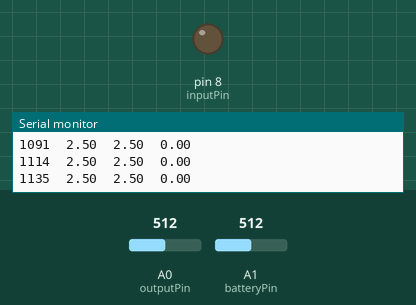
This sketch was run on a simulated Arduino Uno, built with avr-gcc and run on an emulated ATmega328P. Parts: output pins drawn as LEDs (lit = HIGH), the last lines printed to the serial monitor. The test bench sets the inputs (shaded band); at power-on: A1 (batteryPin) = 512, A0 (outputPin) = 512.

Above: at 1.2 s.
1.3 s: A1 (batteryPin) set to 529
At 2.1 s:
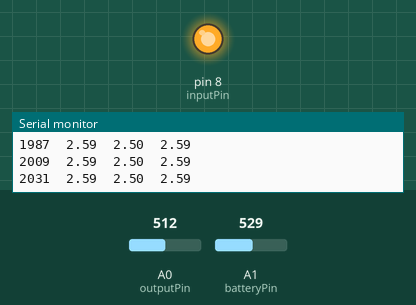
2.8 s: A1 (batteryPin) set to 511
At 3.5 s:
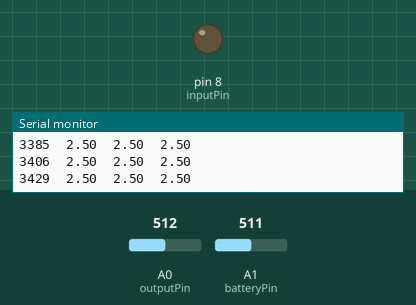
4.3 s: A1 (batteryPin) set to 716
At 4.9 s:
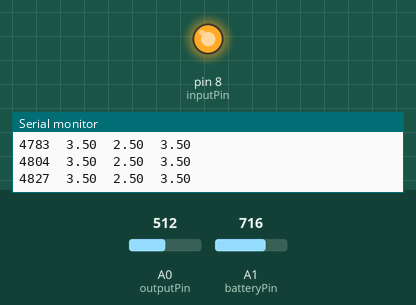
Timing chart, 0 to 7.3 s (numbered marks = the images above; inputs shaded):
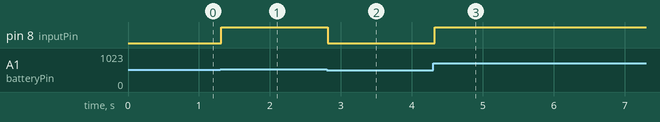

The sketch:

RLC_Complete.ino
```cpp
// Riley Ruckman
// TCES455, Au20
// Project - RLC circuit with unity feedback and PI controller

const int batteryPin = A1;
const int outputPin = A0;
const int inputPin = 8;

double battery, Controller2Input;

//PID constants
double kp = 2.4;
double ki = 24;
double kd = 0;

unsigned long currentTime, previousTime;
double elapsedTime;
double error = 0;
double lastError = 0;
double input, output, Setpoint;
double cumError = 0, rateError = 0;

void setup() {
  // put your setup code here, to run once:
  pinMode(batteryPin, INPUT);
  pinMode(outputPin, INPUT);
  pinMode(inputPin, OUTPUT);
  Serial.begin(9600);

  battery = analogRead(batteryPin) * ((double)5/1023);
  output = analogRead(outputPin) * ((double)5/1023);

  Setpoint = battery;
}

void loop() {
  // put your main code here, to run repeatedly:

  // Reads voltage of battery in Volts
  battery = analogRead(batteryPin) * ((double)5/1023);

  // Sets Setpoint to the current voltage of the battery
  Setpoint = battery;

  // Reads output of RLC circuit in Volts
  output = analogRead(outputPin) * ((double)5/1023);

  // Calculates controller output given the current output of the RLC circuit
  // and the current voltage of the battery
  Controller2Input = computePID(output) * ((double)255/5);
  delay(10); // Give time for computePID() to calculate

  // Saturation Block
  if (Controller2Input < 0) {
    Controller2Input = 0;
  } else if (Controller2Input > battery*((double)255/5)) {
    Controller2Input = battery*((double)255/5);
  }

  // Sends Controller2Input to RLC circuit
  analogWrite(inputPin, Controller2Input);

  // Prints the current execution time in milliseconds
  Serial.print(millis()); Serial.print("\t");
  // Prints voltage of battery in Volts
  Serial.print(battery); Serial.print("\t");
  // Prints output of RLC circuit in Volts
  Serial.print(output); Serial.print("\t");
  // Prints Controller2Input value in Volts
  Serial.print(Controller2Input * ((double)5/255)); Serial.println();
}

// Computes PID output based off input, Setpoint, and the set gain values Kp, Ki, and Kd
double computePID(double inp){

  currentTime = millis();                               // get current time
  elapsedTime = (double)(currentTime - previousTime);   // compute time elapsed from previous computation

  error = Setpoint - inp;                               // determine error
  cumError += error * elapsedTime;                      // compute integral
  rateError = (error - lastError)/elapsedTime;          // compute derivative

  double out = kp*error + ki*cumError + kd*rateError;   // PID output

  lastError = error;                                    // remember current error
  previousTime = currentTime;                           // remember current time

  return out;                                           // have function return the PID output
}
```

Measured:
- the behaviour switches between 513 and 514 on A1 (batteryPin) (found by bisection; images 0 and 1)
- after the input at 1.3 s, pin 8 (inputPin): LOW → HIGH at once
- after the input at 2.8 s, pin 8 (inputPin): HIGH → LOW at once
- after the input at 4.3 s, pin 8 (inputPin): LOW → HIGH at once
